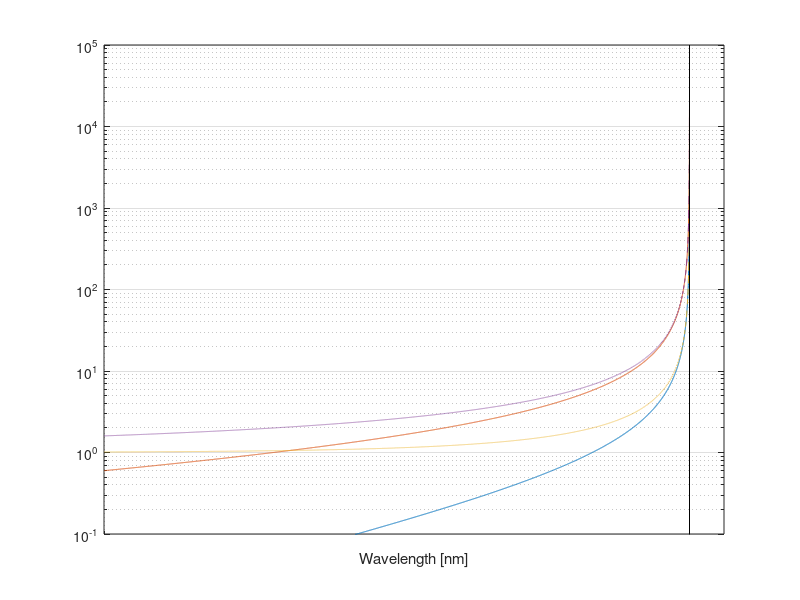

Recreate this plot in MATLAB.
close all
clc
clear

l = linspace(600,635,10000)*1e-9; % wavelenght in m
laser = 633e-9; % m
h = 6.626e-34; % J s
kb = 1.3806e-23; %J/K
c = 3e8; % m/s
T = 273+linspace(20,1000,2);% K

E = h*c./l-h*c./laser; % J

for N =1:size(T,2)
n(:,N) = (exp(E./(kb*T(N)))-1).^-1;
n2(:,N) = (exp(E./(kb*T(N)))-1).^-1+1;
end

figure
loglog(l*1e9,n)
hold all
plot(l*1e9,n2,'--')
xlim([600 635])
ylim([1e-1 1e5])
plot([laser laser]*1e9,[1e-2 1e5],'-k')
grid on
xlabel('Wavelength [nm]')